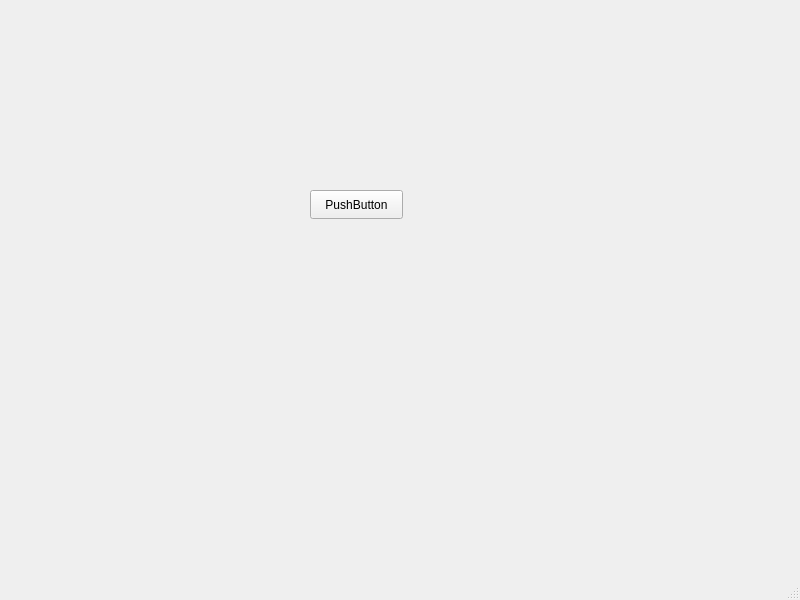
<?xml version="1.0" encoding="UTF-8"?>
<ui version="4.0">
 <class>MainWindow</class>
 <widget class="QMainWindow" name="MainWindow">
  <property name="geometry">
   <rect>
    <x>0</x>
    <y>0</y>
    <width>800</width>
    <height>600</height>
   </rect>
  </property>
  <property name="windowTitle">
   <string>MainWindow</string>
  </property>
  <widget class="QWidget" name="centralwidget">
   <widget class="QPushButton" name="pushButton">
    <property name="geometry">
     <rect>
      <x>310</x>
      <y>190</y>
      <width>93</width>
      <height>29</height>
     </rect>
    </property>
    <property name="text">
     <string>PushButton</string>
    </property>
   </widget>
  </widget>
  <widget class="QMenuBar" name="menubar">
   <property name="geometry">
    <rect>
     <x>0</x>
     <y>0</y>
     <width>800</width>
     <height>21</height>
    </rect>
   </property>
  </widget>
  <widget class="QStatusBar" name="statusbar"/>
 </widget>
 <resources/>
 <connections/>
</ui>
